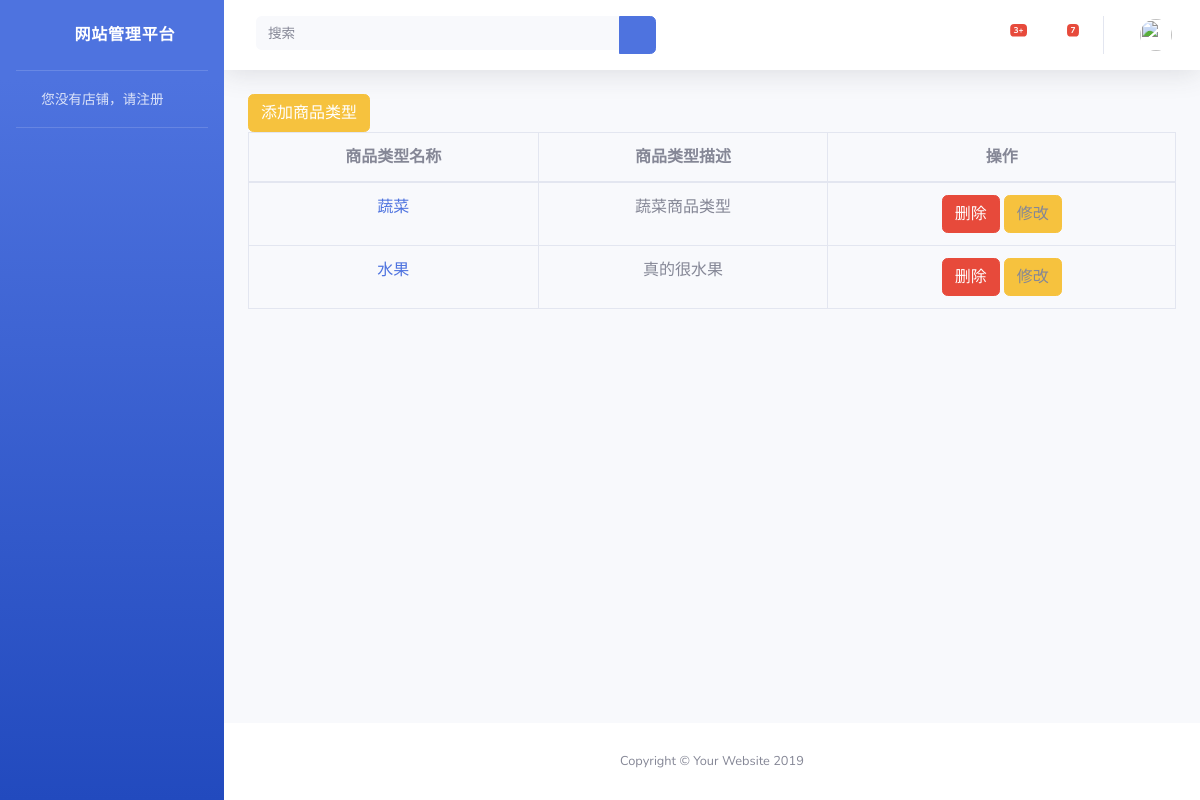
Screenshot of /store/goods_type/ with the database file from the repository.
### Store/models.py (models this page shows)
class GoodType(models.Model):
    name = models.CharField(max_length=32,verbose_name='商品类型名称')
    description = models.TextField(verbose_name='商品类型描述')
    picture = models.ImageField(upload_to='buyer/images')

### Store/views.py (the view, shortened to what this page needs)
# urls.py: path('goods_type/', goods_type),
def goods_type(request):
    goods_type_list = GoodType.objects.all()
    return render(request,'store/goods_type.html',locals())

### Store/templates/store/goods_type.html (shortened to what this page needs)
{% extends "store/base.html" %}
{% block label %}
    <button class="btn btn-warning" data-toggle="modal" data-target="#myModal">添加商品类型</button>
{% endblock %}
{% block container %}
    <table class="table table-bordered">
        <thead>
            <tr>
               <th style="text-align: center;">商品类型名称</th>
               <th style="text-align: center;">商品类型描述</th>
               <th style="text-align: center;">操作</th>
            </tr>
        </thead>
        <tbody>
            {% for goods_type in goods_type_list %}
                <tr>
                    <td style="text-align: center;"><a href="/store/set_/type/">{{ goods_type.name }}</a></td>
                    <td style="text-align: center;">{{ goods_type.description }}</td>
                    <td style="text-align: center;">
                        <a class="btn btn-danger" href="/store/delete_goods_type/?id={{ goods_type.id }}">删除</a>
                        <a class="btn btn-warning" data-toggle="modal" data-target="#myModal{{ goods_type.id }}">修改</a>
                    </td>
                </tr>
            {% endfor %}
        </tbody>
    </table>
{% endblock %}

### rows the page displays
GoodType: name "蔬菜", description "蔬菜商品类型"
GoodType: name "水果", description "真的很水果"
